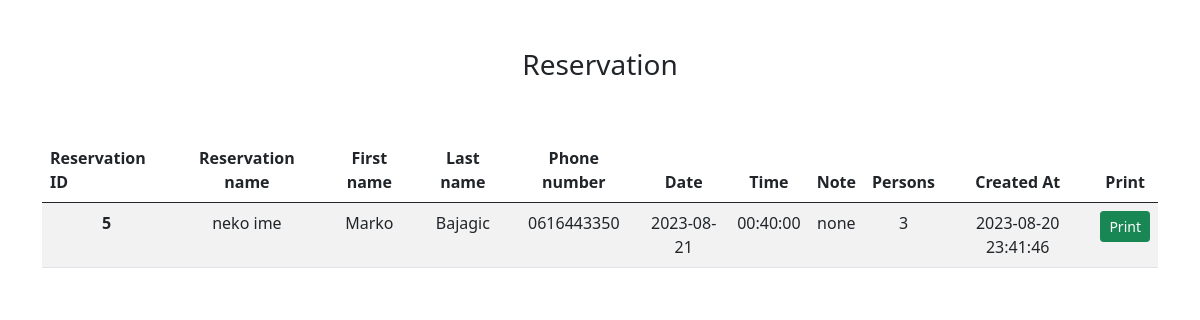
The page /admin/show_reservation.php?reservation_id=5 (signed in) on the database its author committed.
### tables this page shows
CREATE TABLE `reservations` (
  `reservation_id` int(11) NOT NULL,
  `user_id` int(11) NOT NULL,
  `reservation_date` date NOT NULL,
  `reservation_time` time NOT NULL,
  `persons` varchar(255) NOT NULL,
  `reservation_note` varchar(255) NOT NULL,
  `reservation_name` varchar(255) NOT NULL,
  `access_card_pdf_path` varchar(255) NOT NULL,
  `created_at` datetime NOT NULL DEFAULT current_timestamp()
);

CREATE TABLE `users` (
  `user_id` int(11) NOT NULL,
  `first_name` varchar(255) NOT NULL,
  `last_name` varchar(255) NOT NULL,
  `username` varchar(255) NOT NULL,
  `phone_number` varchar(255) NOT NULL,
  `email` varchar(255) NOT NULL,
  `password` varchar(255) NOT NULL,
  `is_admin` int(11) DEFAULT 0,
  `created_at` datetime NOT NULL DEFAULT current_timestamp()
);

### app/clasess/User.php (called while the page is built, shortened)
<?php
class User{
    protected $conn;
    public function __construct(){
        global $conn;
        $this->conn = $conn;
    }
    public function is_logged(){
        if(isset($_SESSION['user_id'])){
            return true;
        }
        return false;
    }
    public function is_admin(){
        $sql = "SELECT * FROM users WHERE user_id = ? AND is_admin = 1";
        $stmt = $this->conn->prepare($sql);
        $stmt->bind_param("i",$_SESSION['user_id']);
        $stmt->execute();
        $results = $stmt->get_result();
        if($results->num_rows > 0){
            return true;
        }
        return false;
    }
}

### app/clasess/Reservation.php (called while the page is built, shortened)
<?php
class Reservation{
    protected $conn;
    public function __construct(){
        global $conn;
        $this->conn = $conn;
    }
    public function show_reservation($reservation_id){
        $sql = "SELECT reservations.reservation_id,reservations.reservation_name,users.first_name,users.last_name,users.phone_number,reservations.reservation_date,reservations.reservation_time,reservations.persons,reservations.reservation_note,reservations.created_at
                FROM reservations
                INNER JOIN users ON reservations.user_id=users.user_id
                WHERE reservations.reservation_id = ? ";
        $stmt = $this->conn->prepare($sql);
        $stmt->bind_param("i",$reservation_id);
        $stmt->execute();
        $result = $stmt->get_result();
        return $result->fetch_assoc();
    }
}

### admin/show_reservation.php (the view, shortened to what this page needs)
<?php
require_once "../app/config/config.php";
require_once "../app/clasess/Reservation.php";
require_once "../app/clasess/User.php";
$user = new User();
if($user->is_logged() && $user->is_admin()):
    $reservation = new Reservation();
    $reservation = $reservation->show_reservation($_GET['reservation_id']);
?>
<!DOCTYPE html>
<html lang="en">
<head>
    <link href="https://cdn.jsdelivr.net/npm/bootstrap@5.0.2/dist/css/bootstrap.min.css" rel="stylesheet">
</head>
<body>
    <div class="container">
    <h3 class="text-center py-5">Reservation</h3>
    <table class="table table-striped">
        <thead>
            <tr>
                <th scope="col">Reservation ID</th>
                <th scope="col" class="text-center">Reservation name</th>
                <th scope="col" class="text-center">First name</th>
                <th scope="col" class="text-center">Last name</th>
                <th scope="col" class="text-center">Phone number</th>
                <th scope="col" class="text-center">Date</th>
                <th scope="col" class="text-center">Time</th>
                <th scope="col" class="text-center">Note</th>
                <th scope="col" class="text-center">Persons</th>
                <th scope="col" class="text-center">Created At</th>
                <th scope="col" class="text-center">Print</th>
            </tr>
        </thead>
        <tbody>
                <tr>
                    <th scope="row" class="text-center"><?php echo $reservation['reservation_id'];?></th>
                    <td class="text-center"><?php echo $reservation['reservation_name'];?></td>
                    <td class="text-center"><?php echo $reservation['first_name'];?></td>
                    <td class="text-center"><?php echo $reservation['last_name'];?></td>
                    <td class="text-center"><?php echo $reservation['phone_number'];?></td>
                    <td class="text-center"><?php echo $reservation['reservation_date'];?></td>
                    <td class="text-center"><?php echo $reservation['reservation_time'];?></td>
                    <td class="text-center"><?php echo $reservation['reservation_note'];?></td>
                    <td class="text-center"><?php echo $reservation['persons'];?></td>
                    <td class="text-center"><?php echo $reservation['created_at'];?></td>
                    <td class="text-center">
                        <a href="export.php?reservation_id=<?php echo $reservation['reservation_id'];?>" class="btn btn-success btn-sm">Print</a>
                    </td>
                </tr>
        </tbody>
    </table>
    </div>
</body>
</html>
<?php else:
    header('location:../reservation.php')
?>
<?php endif;?>

### rows shown on the page
reservations: reservation_id "5", reservation_name "neko ime", user.first_name "Marko", user.last_name "Bajagic", user.phone_number "0616443350", reservation_date "2023-08-21", reservation_time "00:40:00", reservation_note "none", persons "3", created_at "2023-08-20 23:41:46"
